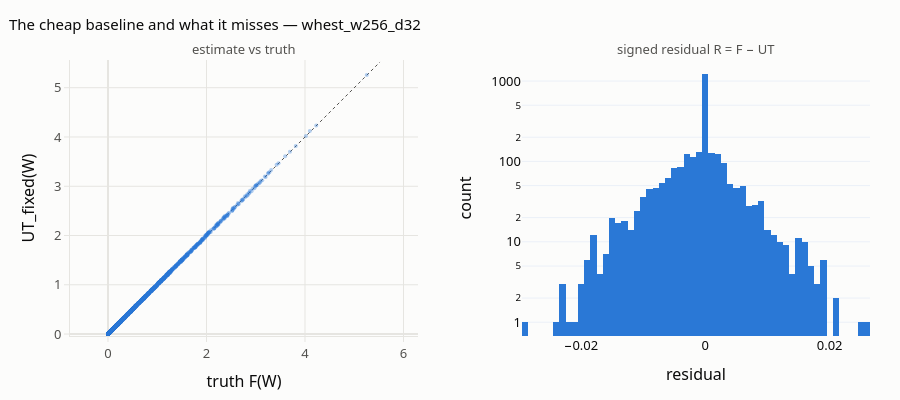

The notebook cell saved with this chart:
### Code cell
hi = float(max(Fb.max(), UT.max())) * 1.05
fig = make_subplots(rows=1, cols=2, horizontal_spacing=0.13,
                    subplot_titles=("estimate vs truth", "signed residual R = F − UT"))
fig.add_trace(go.Scatter(x=[0, hi], y=[0, hi], mode="lines",
                         line=dict(color=INK_SOFT, width=1, dash="dot"),
                         showlegend=False, hoverinfo="skip"), row=1, col=1)
fig.add_trace(go.Scatter(
    x=Fb.ravel(), y=UT.ravel(), mode="markers", showlegend=False,
    marker=dict(color=C_BLUE, size=4, opacity=0.35),
    hovertemplate="F %{x:.4f}<br>UT %{y:.4f}<extra></extra>"), row=1, col=1)
fig.add_trace(go.Histogram(
    x=R.ravel(), nbinsx=80, marker_color=C_BLUE, marker_line_width=0,
    showlegend=False, hovertemplate="R = %{x:.4f}<br>%{y}<extra></extra>"), row=1, col=2)
style(fig, f"The cheap baseline and what it misses — {BIG}", height=400)
fig.update_xaxes(title="truth F(W)", row=1, col=1, range=[0, hi])
fig.update_yaxes(title="UT_fixed(W)", row=1, col=1, range=[0, hi],
                 scaleanchor="x", scaleratio=1)
fig.update_xaxes(title="residual", row=1, col=2)
fig.update_yaxes(title="count", type="log", row=1, col=2)
fig.update_annotations(font=dict(size=13, color=INK_SOFT))
fig.show()

print(f"residual: mean {R.mean():+.2e}  std {R.std():.2e}  "
      f"max |R| {np.abs(R).max():.4f}")

### Figure 1 — Plotly figure (JSON) as saved in the notebook; plotly's stock layout.template omitted (floating-point values rounded to 4 significant figures; data arrays with more than 128 entries replaced by an {"elided": "..."} marker saying what was removed)
{"data": [{"hoverinfo": "skip", "line": {"color": "#52514e", "dash": "dot", "width": 1}, "mode": "lines", "showlegend": false, "type": "scatter", "x": [0, 5.523], "xaxis": "x", "y": [0, 5.523], "yaxis": "y"}, {"hovertemplate": "F %{x:.4f}<br>UT %{y:.4f}<extra></extra>", "marker": {"color": "#2a78d6", "opacity": 0.35, "size": 4}, "mode": "markers", "showlegend": false, "type": "scatter", "x": {"elided": "2816 float values"}, "xaxis": "x", "y": {"elided": "2816 float values"}, "yaxis": "y"}, {"hovertemplate": "R = %{x:.4f}<br>%{y}<extra></extra>", "marker": {"color": "#2a78d6", "line": {"width": 0}}, "nbinsx": 80, "showlegend": false, "type": "histogram", "x": {"elided": "2816 float values"}, "xaxis": "x2", "yaxis": "y2"}], "layout": {"annotations": [{"font": {"color": "#52514e", "size": 13}, "showarrow": false, "text": "estimate vs truth", "x": 0.2175, "xanchor": "center", "xref": "paper", "y": 1, "yanchor": "bottom", "yref": "paper"}, {"font": {"color": "#52514e", "size": 13}, "showarrow": false, "text": "signed residual R = F − UT", "x": 0.7825, "xanchor": "center", "xref": "paper", "y": 1, "yanchor": "bottom", "yref": "paper"}], "font": {"color": "#0b0b0b", "family": "system-ui, -apple-system, Segoe UI, sans-serif", "size": 13}, "height": 400, "hoverlabel": {"font": {"size": 12}}, "legend": {"bgcolor": "rgba(0,0,0,0)", "borderwidth": 0, "font": {"color": "#52514e"}}, "margin": {"b": 60, "l": 70, "r": 30, "t": 60}, "paper_bgcolor": "#fcfcfb", "plot_bgcolor": "#fcfcfb", "title": {"font": {"color": "#0b0b0b", "size": 15}, "text": "The cheap baseline and what it misses — whest_w256_d32", "x": 0.01}, "xaxis": {"anchor": "y", "domain": [0, 0.435], "gridcolor": "#e6e5e1", "linecolor": "#e6e5e1", "range": [0, 5.523], "tickcolor": "#e6e5e1", "tickfont": {"color": "#52514e"}, "ticks": "outside", "title": {"text": "truth F(W)"}, "zerolinecolor": "#e6e5e1"}, "xaxis2": {"anchor": "y2", "domain": [0.565, 1], "title": {"text": "residual"}}, "yaxis": {"anchor": "x", "domain": [0, 1], "gridcolor": "#e6e5e1", "linecolor": "#e6e5e1", "range": [0, 5.523], "scaleanchor": "x", "scaleratio": 1, "tickcolor": "#e6e5e1", "tickfont": {"color": "#52514e"}, "ticks": "outside", "title": {"text": "UT_fixed(W)"}, "zerolinecolor": "#e6e5e1"}, "yaxis2": {"anchor": "x2", "domain": [0, 1], "title": {"text": "count"}, "type": "log"}}}
